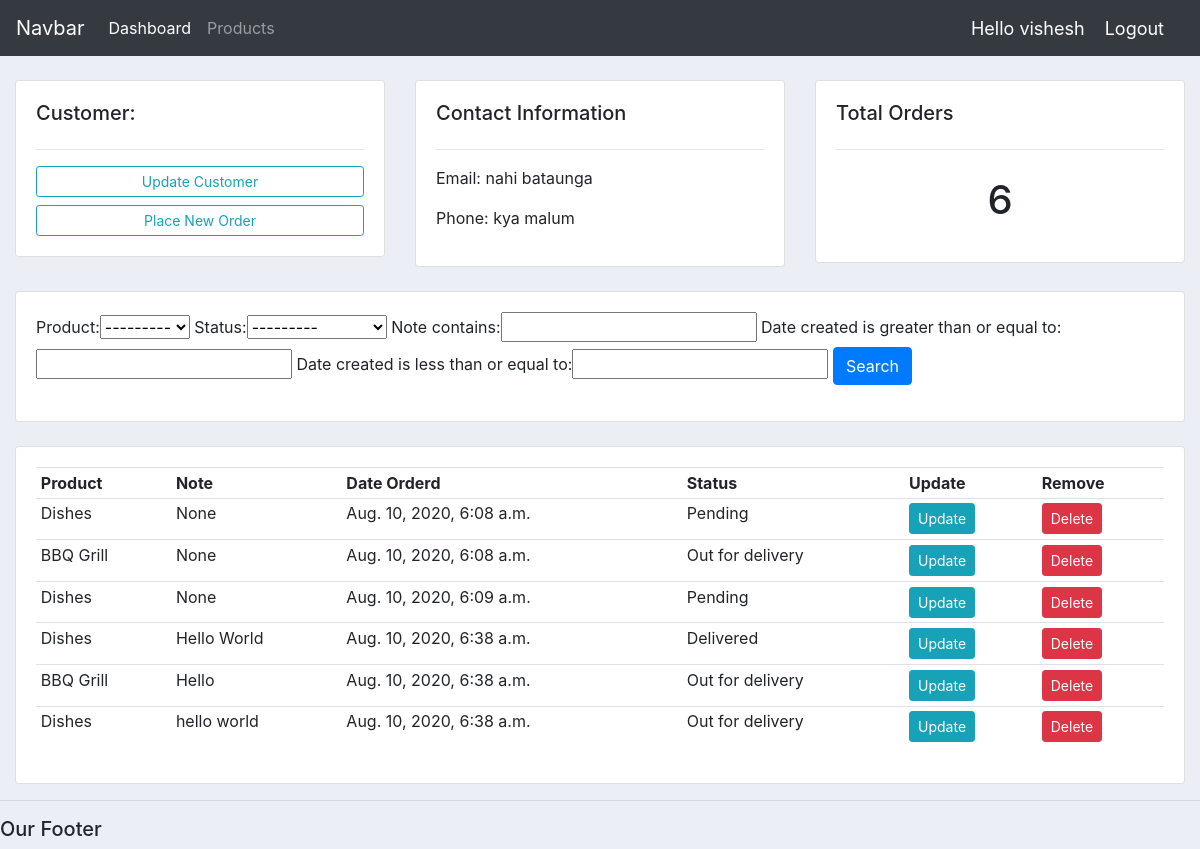
The app's page /customer/1/ (signed in) with its own data.
### accounts/models.py (models this page shows, shortened)
class Customer(models.Model):
    user=models.OneToOneField(User,null=True,blank=True,on_delete=models.CASCADE)
    name=models.CharField(max_length=200,null=True)
    phone=models.CharField(max_length=200,null=True)
    email=models.CharField(max_length=200,null=True)
    profile_pic=models.ImageField(default="messi2.jpg",null=True , blank=True)
    date_created=models.DateTimeField(auto_now_add=True,null=True)

class Order(models.Model):
    STATUS=(
        ('Pending','Pending'),
        ('Out for delivery','Out for delivery'),
        ('Delivered','Delivered')
    )
    customer=models.ForeignKey(Customer,null=True,on_delete=models.SET_NULL)
    product=models.ForeignKey(Product,null=True,on_delete=models.SET_NULL)
    date_created=models.DateTimeField(auto_now_add=True,null=True)
    status=models.CharField(max_length=200,null=True,choices=STATUS)
    note=models.CharField(max_length=1000,null=True)

class Product(models.Model):
    CATEGORY=(
        ('Indoor','Indoor'),
        ('Out Door','Out Door'),
    )
    name=models.CharField(max_length=200,null=True)
    price=models.FloatField(null=True)
    category=models.CharField(max_length=200,null=True,choices=CATEGORY)
    description=models.CharField(max_length=200,null=True,blank=True)
    date_created=models.DateTimeField(auto_now_add=True,null=True)
    tag=models.ManyToManyField(Tag)
    def __str__(self):
        return self.name

### accounts/decorators.py (the view)
        def wrapper_func(request,*args,**kwargs):
            group=None
            if request.user.groups.exists():
                group=request.user.groups.all()[0].name
            if group in allowed_roles:
                return view_func(request,*args,**kwargs)
            else:
                return HttpResponse('You are not authorized to view this page')
            return view_func(request,*args,**kwargs)

### accounts/views.py (called while the page is built)
@login_required(login_url='login')
@allowed_users(allowed_roles=['admin'])
def customer(request,pk_test):
    customer=Customer.objects.get(id=pk_test)
    orders=customer.order_set.all()
    orders_count=orders.count()
    myFilter=OrderFilter(request.GET,queryset=orders)
    orders=myFilter.qs
    context={'customer':customer,'orders':orders,'orders_count':orders_count,'myFilter':myFilter}
    return render(request, 'accounts/customer.html',context)

### accounts/templates/accounts/customer.html
{% extends 'accounts/main.html' %} {% block content %}
<br>
<div class="row" style="margin:0px;">
	<div class="col-md">
		<div class="card card-body">
			<h5>Customer:</h5>
			<hr>
			<a class="btn btn-outline-info  btn-sm btn-block" href="">Update Customer</a>
			<a class="btn btn-outline-info  btn-sm btn-block" href="{% url 'create_order' customer.id %}">Place New Order</a>
		</div>
	</div>
	<div class="col-md">
		<div class="card card-body">
			<h5>Contact Information</h5>
			<hr>
			<p>Email: {{customer.email}} </p>
			<p>Phone: {{customer.phone}}</p>
		</div>
	</div>
	<div class="col-md">
		<div class="card card-body">
			<h5>Total Orders</h5>
			<hr>
			<h1 style="text-align: center;padding: 10px">{{orders_count}}</h1>
		</div>
	</div>
</div>
<br>
<div class="row" style="margin:0px;">
	<div class="col">
		<div class="card card-body">
			<form method="get">
             {{myFilter.form}}
		    <button class="btn btn-primary" type="submit">Search</button>
		  </form>
		</div>
	</div>
</div>
<br>
<div class="row" style="margin:0px;">
	<div class="col-md">
		<div class="card card-body">
			<table class="table table-sm">
				<tr>
					<th>Product</th>
					<th>Note</th>
					<th>Date Orderd</th>
					<th>Status</th>
					<th>Update</th>
					<th>Remove</th>
				</tr>
				{% for order in orders %}
                 <tr>
					 <td>{{order.product}}</td>
					 <td>{{order.note}}</td>
					 <td>{{order.date_created}}</td>
					 <td>{{order.status}}</td>
					 <td><a class="btn btn-sm btn-info" href="{% url 'update_order' order.id %}" style="text-decoration: None;">Update</a></td>
                      <td><a class="btn btn-sm btn-danger" href="{% url 'delete_order' order.id %}" style="text-decoration: None;">Delete</a></td>
				 </tr>
				{% endfor %}
			</table>
		</div>
	</div>
</div>
{% endblock %}

### accounts/templates/accounts/navbar.html (shortened to what this page needs)
<nav class="navbar navbar-expand-lg navbar-dark bg-dark">
  <a class="navbar-brand" href="#">Navbar</a>
  <div class="collapse navbar-collapse" id="navbarNav">
    <ul class="navbar-nav">
      {% if request.user.is_staff %}
      <li class="nav-item active">
        <a class="nav-link" href="{% url 'home' %}">Dashboard </a>
      </li>
      <li class="nav-item">
        <a class="nav-link" href="{% url 'products' %}">Products</a>
      </li>
      {% else %}
      <li class="nav-items">
        <a class="nav-link" href="{% url 'account' %}">Setting</a>
      </li>
      {% endif %}
    </ul>
  </div>
  <span class="hello-msg">Hello {{request.user}}</span>
 <span > <a class="hello-msg" href="{% url 'logout' %}">Logout</a></span>
</nav>

### static/css/main.css (style rules this page uses)
body { background-color: #ebeff5; }

### accounts/templates/accounts/navbar.html (style rules this page uses)
.hello-msg { color:#fff; margin-right:20px; font-size:18px; }

### records on screen
Customer: email "nahi bataunga", phone "kya malum"
Order: product "Dishes", note "None", date_created "Aug. 10, 2020, 6:08 a.m.", status "Pending"
Order: product "BBQ Grill", note "None", date_created "Aug. 10, 2020, 6:08 a.m.", status "Out for delivery"
Order: product "Dishes", note "None", date_created "Aug. 10, 2020, 6:09 a.m.", status "Pending"
Order: product "Dishes", note "Hello World", date_created "Aug. 10, 2020, 6:38 a.m.", status "Delivered"
Order: product "BBQ Grill", note "Hello", date_created "Aug. 10, 2020, 6:38 a.m.", status "Out for delivery"
Order: product "Dishes", note "hello world", date_created "Aug. 10, 2020, 6:38 a.m.", status "Out for delivery"

### other values on screen
{{ request.user }} "vishesh"
{{ orders_count }} "6"
